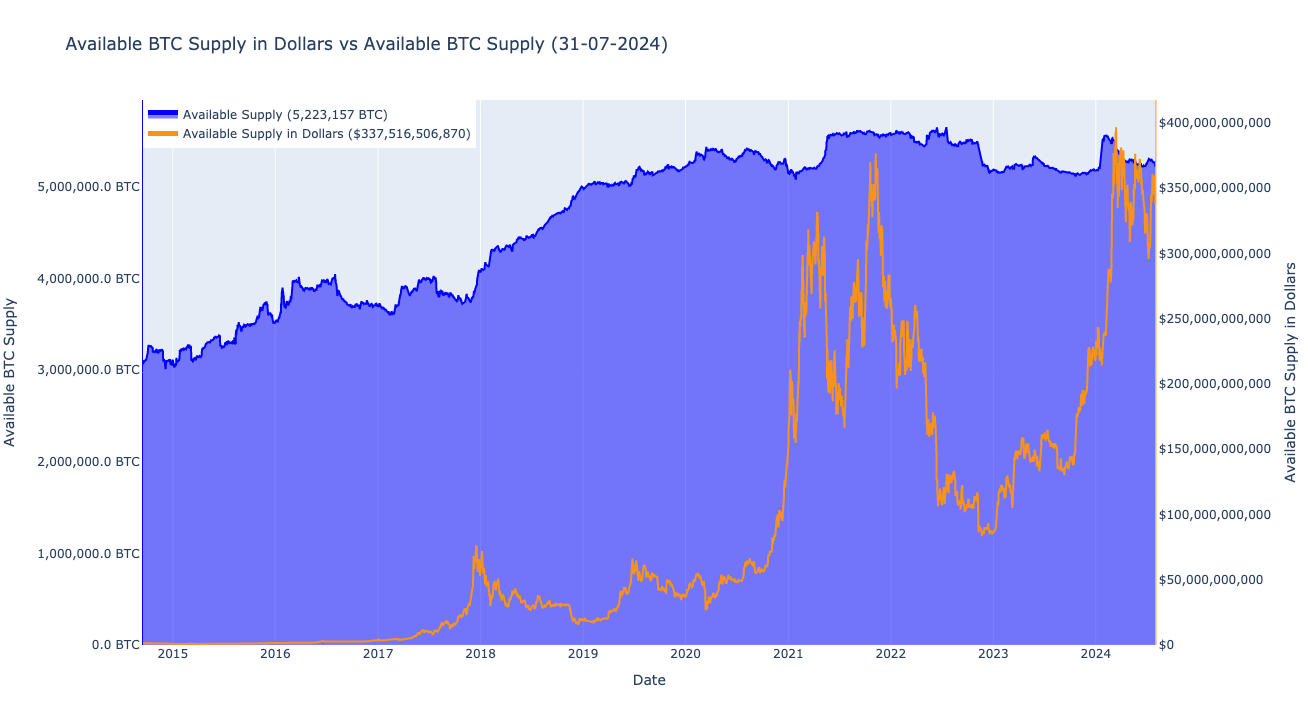

The Python source for this figure:
import pandas as pd
import yfinance as yf
from plotly.subplots import make_subplots
import plotly.graph_objects as go
from datetime import datetime, timedelta

# Laad de samengevoegde data
merged_data = pd.read_csv('available_supply_2024.csv')

# Haal Bitcoin-prijzen op van de yfinance API
ticker = 'BTC-USD'
btc_data = yf.download(ticker, start=merged_data['date'].min(), end=merged_data['date'].max())

# Lijn Bitcoin-prijzen uit met de data in merged_data
btc_data = btc_data.reindex(merged_data['date']).ffill()
merged_data['price'] = btc_data['Adj Close'].values

# Bereken de beschikbare supply in dollars
merged_data['available_supply_dollars'] = merged_data['available_supply'] * merged_data['price']

# Verwijder rijen die NaN-waarden bevatten in 'available_supply_dollars'
merged_data = merged_data.dropna(subset=['available_supply_dollars'])

# Haal de laatste datum waarbij een waarde beschikbaar is voor 'available_supply'
last_date = merged_data.dropna(subset=['available_supply'])['date'].max()
last_date_str = datetime.strptime(last_date, '%Y-%m-%d').strftime('%d-%m-%Y')

# Haal de laatste waarden voor de legenda
last_available_supply = merged_data.loc[merged_data['date'] == last_date, 'available_supply'].values[0]
last_available_supply_dollars = merged_data.loc[merged_data['date'] == last_date, 'available_supply_dollars'].values[0]

# Creëer de interactieve grafiek met Plotly
fig = make_subplots(specs=[[{"secondary_y": True}]])

# Voeg beschikbare supply toe als een gevuld gebied
scatter_supply = go.Scatter(
    x=merged_data['date'],
    y=merged_data['available_supply'],
    mode='lines',
    name=f'Available Supply ({int(last_available_supply):,} BTC)',
    line=dict(color='blue'),
    fill='tozeroy'
)
fig.add_trace(scatter_supply)

# Voeg beschikbare supply in dollars toe
scatter_dollars = go.Scatter(
    x=merged_data['date'],
    y=merged_data['available_supply_dollars'],
    mode='lines',
    name=f'Available Supply in Dollars (${int(last_available_supply_dollars):,})',
    line=dict(color='#F7931A'),  # Kleur van het Bitcoin-logo
    yaxis="y2"
)
fig.add_trace(scatter_dollars)

# Werk de layout bij met dubbele y-assen en verplaats de legenda
fig.update_layout(
    title=f'Available BTC Supply in Dollars vs Available BTC Supply ({last_date_str})',
    xaxis_title='Date',
    yaxis=dict(
        title='Available BTC Supply',
        showgrid=False,
        tickformat=',.1f',
        ticksuffix=' BTC',
        rangemode='tozero',
        linecolor='blue'
    ),
    yaxis2=dict(
        title='Available BTC Supply in Dollars',
        overlaying='y',
        side='right',
        showgrid=False,
        tickformat='$,.0f',
        rangemode='tozero',
        linecolor='#F7931A'
    ),
    legend=dict(
        x=0, 
        y=1,
        xanchor='left',
        yanchor='top',
        itemsizing='constant'
    )
)

# Functie om annotaties toe te voegen of te verwijderen
def add_or_remove_annotation(trace, points, state):
    if points.point_inds:
        ind = points.point_inds[0]
        date = merged_data['date'][ind]
        value = points.ys[0]
        yref = 'y' if trace.name == 'Available Supply' else 'y2'
        existing_annotations = list(fig.layout.annotations)

        # Controleer of er al een annotatie bestaat op dezelfde locatie
        annotation_exists = False
        for i, annotation in enumerate(existing_annotations):
            if annotation['x'] == date and annotation['y'] == value:
                # Verwijder de annotatie
                existing_annotations.pop(i)
                annotation_exists = True
                break
        
        # Voeg een nieuwe annotatie toe als er geen bestaat
        if not annotation_exists:
            annotation = {
                'x': date,
                'y': value,
                'xref': 'x',
                'yref': yref,
                'text': f"Date: {date}<br>Value: {value:.1f}",
                'showarrow': True,
                'arrowhead': 2,
                'bgcolor': 'white'
            }
            existing_annotations.append(annotation)
        
        fig.update_layout(annotations=existing_annotations)

# Voeg klik event toe aan beide traces
fig.data[0].on_click(add_or_remove_annotation)
fig.data[1].on_click(add_or_remove_annotation)

# Toon de interactieve grafiek
fig.show()
